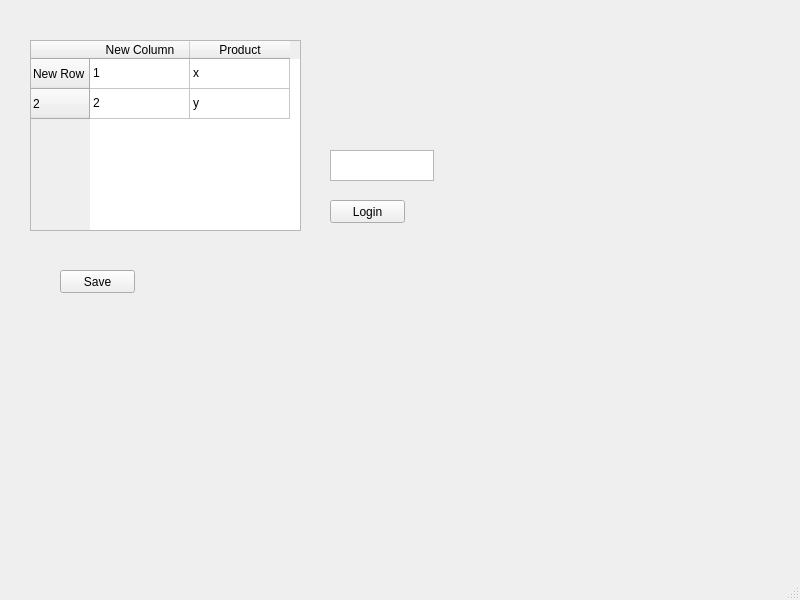
<?xml version="1.0" encoding="UTF-8"?>
<ui version="4.0">
 <class>MainWindow</class>
 <widget class="QMainWindow" name="MainWindow">
  <property name="geometry">
   <rect>
    <x>0</x>
    <y>0</y>
    <width>800</width>
    <height>600</height>
   </rect>
  </property>
  <property name="windowTitle">
   <string>MainWindow</string>
  </property>
  <widget class="QWidget" name="centralwidget">
   <widget class="QPushButton" name="pushButton">
    <property name="geometry">
     <rect>
      <x>330</x>
      <y>200</y>
      <width>75</width>
      <height>23</height>
     </rect>
    </property>
    <property name="text">
     <string>Login</string>
    </property>
   </widget>
   <widget class="QTextEdit" name="textEdit">
    <property name="geometry">
     <rect>
      <x>330</x>
      <y>150</y>
      <width>104</width>
      <height>31</height>
     </rect>
    </property>
   </widget>
   <widget class="QTableWidget" name="tableWidget">
    <property name="geometry">
     <rect>
      <x>30</x>
      <y>40</y>
      <width>271</width>
      <height>191</height>
     </rect>
    </property>
    <row>
     <property name="text">
      <string>New Row</string>
     </property>
    </row>
    <row>
     <property name="text">
      <string>2</string>
     </property>
    </row>
    <column>
     <property name="text">
      <string>New Column</string>
     </property>
    </column>
    <column>
     <property name="text">
      <string>Product</string>
     </property>
    </column>
    <item row="0" column="0">
     <property name="text">
      <string>1</string>
     </property>
    </item>
    <item row="0" column="1">
     <property name="text">
      <string>x</string>
     </property>
    </item>
    <item row="1" column="0">
     <property name="text">
      <string>2</string>
     </property>
    </item>
    <item row="1" column="1">
     <property name="text">
      <string>y</string>
     </property>
    </item>
   </widget>
   <widget class="QPushButton" name="pushButton_2">
    <property name="geometry">
     <rect>
      <x>60</x>
      <y>270</y>
      <width>75</width>
      <height>23</height>
     </rect>
    </property>
    <property name="text">
     <string>Save</string>
    </property>
   </widget>
  </widget>
  <widget class="QStatusBar" name="statusbar"/>
 </widget>
 <resources/>
 <connections/>
</ui>
